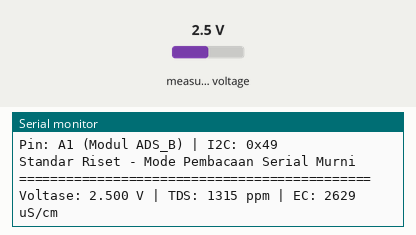
The sketch below on a simulated ESP32. Parts: the last lines printed to the serial monitor. The inputs (shaded band) are chosen by the test bench; at power-on: measured voltage 2.5 V.

Above: at 2.7 s.
2.8 s: measured voltage set to 0.1 V
At 3.5 s:
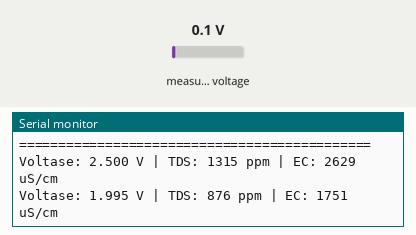
4.3 s: measured voltage set to 1.2 V
At 5.0 s:
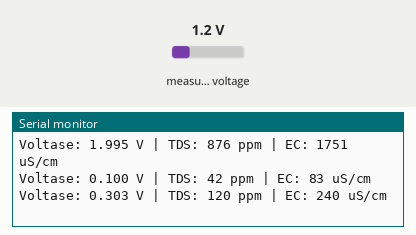
Timing chart, 0 to 7.3 s (numbered marks = the images above; inputs shaded):
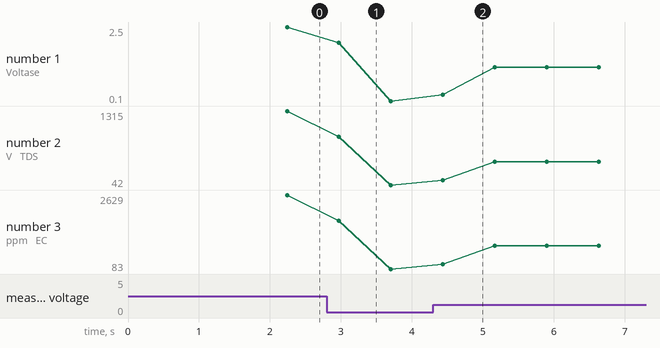

Measured:
- after the input at 2.8 s, the serial monitor: prints a new line after 0.17 s (image 1)
- after the input at 4.3 s, the serial monitor: prints a new line after 0.14 s (image 2)
- plotted number 1: 2.5 → 0.1 after the input at 2.8 s, 0.1 → 1.2 after the input at 4.3 s
- plotted number 2: 1315 → 42 after the input at 2.8 s, 42 → 445 after the input at 4.3 s
- plotted number 3: 2629 → 83 after the input at 2.8 s, 83 → 891 after the input at 4.3 s

The sketch:

EC.ino
```cpp
#include <Wire.h>
#include "ADS1X15.h" // Library Rob Tillaart

// ==========================================
// 1. KONFIGURASI PIN I2C ESP32
// ==========================================
#define I2C_SDA 41
#define I2C_SCL 42

// ==========================================
// 2. INISIALISASI OBJEK
// ==========================================
ADS1115 adsB(0x49); // Inisialisasi Modul ADS_B pada alamat I2C 0x49

// ==========================================
// 3. VARIABEL KALIBRASI EC / TDS
// ==========================================
// Nilai kompensasi konstanta (K_VALUE).
// Sesuaikan nilai ini berdasarkan pengujian dengan larutan kalibrasi standar.
// - Jika pembacaan lebih rendah dari standar, naikkan nilai K_VALUE.
// - Jika pembacaan lebih tinggi dari standar, turunkan nilai K_VALUE.
float K_VALUE = 1.00;

// ==========================================
// 4. FUNGSI FILTER DIGITAL (TRIMMED MEAN)
// ==========================================
// Berfungsi untuk meminimalkan lonjakan noise dengan membuang nilai ekstrem (tertinggi dan terendah).
double avergearray(int* arr, int number) {
  int i, max, min;
  double avg;
  long amount = 0;

  if (number <= 0) return 0;
  if (number < 5) {
    for (i = 0; i < number; i++) amount += arr[i];
    return amount / number;
  } else {
    // Menentukan nilai awal untuk pencarian min dan max
    if (arr[0] < arr[1]) {
      min = arr[0]; max = arr[1];
    } else {
      min = arr[1]; max = arr[0];
    }
    // Proses pencarian nilai ekstrem dan akumulasi total
    for (i = 2; i < number; i++) {
      if (arr[i] < min) { amount += min; min = arr[i]; }
      else if (arr[i] > max) { amount += max; max = arr[i]; }
      else { amount += arr[i]; }
    }
    // Rata-rata dihitung setelah membuang 1 nilai tertinggi dan 1 nilai terendah
    avg = (double)amount / (number - 2);
  }
  return avg;
}

// ==========================================
// 5. SETUP UTAMA
// ==========================================
void setup() {
  Serial.begin(115200);
  Wire.begin(I2C_SDA, I2C_SCL);

  adsB.begin();
  // Konfigurasi Gain 1 (+/- 4.096V).
  // Rentang tegangan sensor EC/TDS analog umumnya berada pada 0.1V hingga 2.5V.
  adsB.setGain(1);

  // Menampilkan informasi inisialisasi ke Serial Monitor
  Serial.println("\n=== PROGRAM KALIBRASI SENSOR EC/TDS ===");
  Serial.println("Pin: A1 (Modul ADS_B) | I2C: 0x49");
  Serial.println("Standar Riset - Mode Pembacaan Serial Murni");
  Serial.println("=============================================\n");

  delay(1500);
}

// ==========================================
// 6. MAIN LOOP
// ==========================================
void loop() {
  int ecArray[40];

  // A. Pengambilan 40 sampel pembacaan ADC dari ADS_B (Pin A1)
  for (int i = 0; i < 40; i++) {
    ecArray[i] = adsB.readADC(1);
    delay(10);
  }

  // B. Pemfilteran data menggunakan algoritma Trimmed Mean
  double avgADC = avergearray(ecArray, 40);

  // C. Konversi nilai ADC mentah ke dalam satuan Voltase
  // Pengali 0.000125 adalah resolusi tegangan untuk Gain 1 pada ADS1115.
  float ecVoltage = avgADC * 0.000125;

  // D. Kalkulasi Nilai TDS dan EC
  // Menggunakan persamaan polinomial standar untuk sensor EC/TDS analog.
  float tdsValue = (133.42 * pow(ecVoltage, 3) - 255.86 * pow(ecVoltage, 2) + 857.39 * ecVoltage) * 0.5 * K_VALUE;

  // Pembatasan batas bawah (0) untuk mencegah nilai negatif saat probe berada di udara
  if (tdsValue < 0) tdsValue = 0;

  // Konversi pendekatan dari TDS ke Electrical Conductivity (EC) dalam uS/cm
  float ecValue = tdsValue * 2.0;

  // E. Menampilkan data ke Serial Monitor (Format Single-Line)
  Serial.printf("Voltase: %.3f V | TDS: %.0f ppm | EC: %.0f uS/cm\n", ecVoltage, tdsValue, ecValue);
}
```
